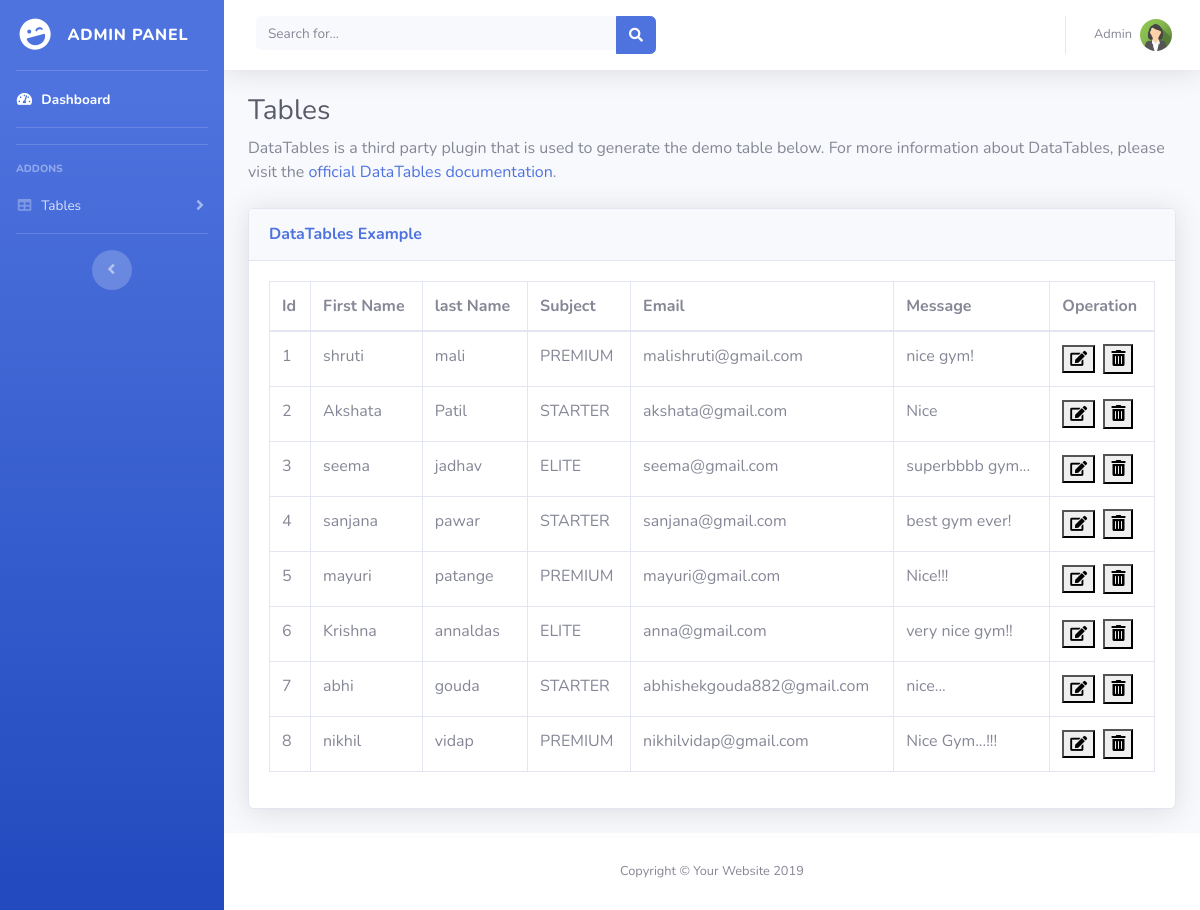
The page /Admin_Panel/con_dis.php on the database as committed earlier.
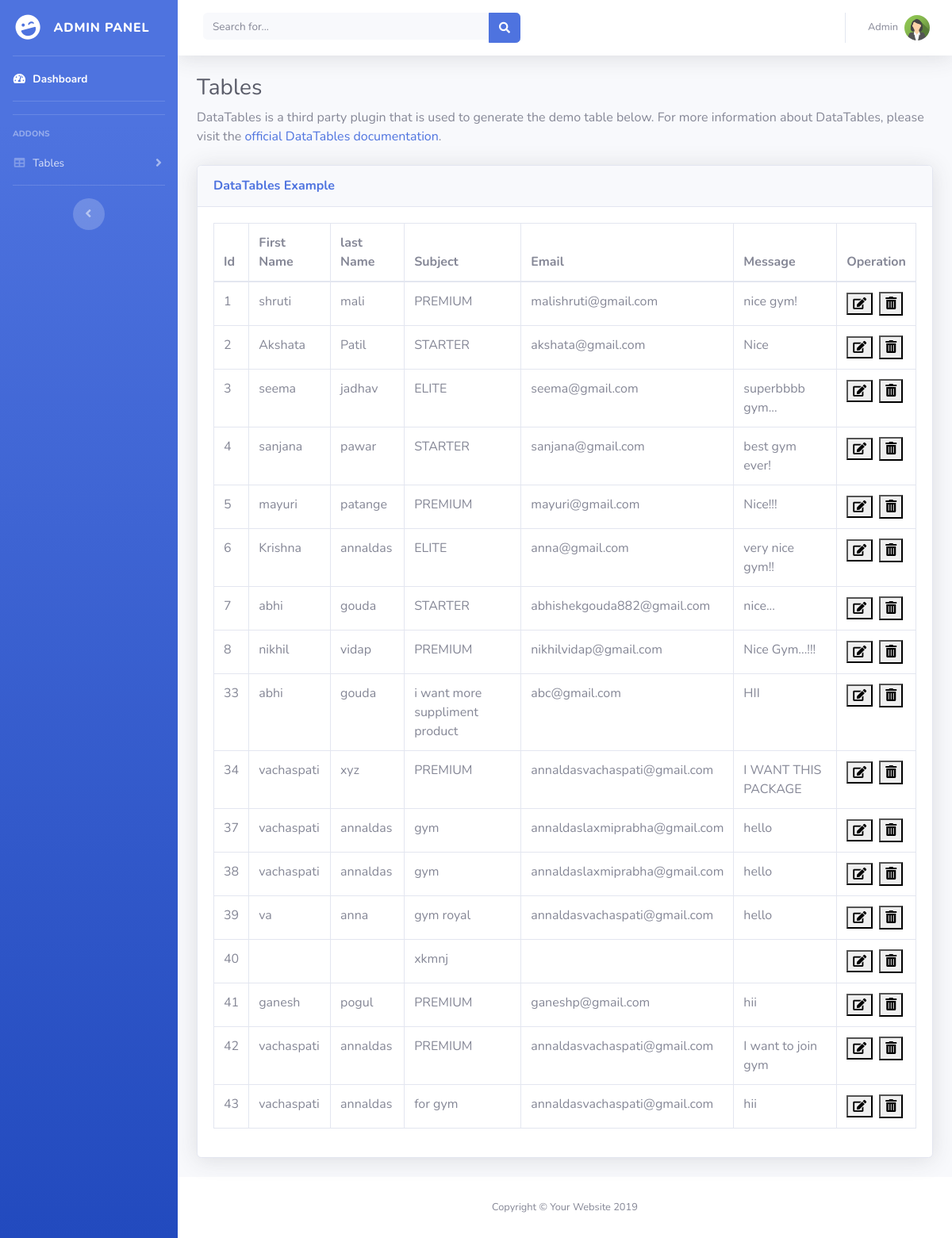
The same page on the database as committed later.
### tables this page shows
CREATE TABLE `contact` (
  `id` int(11) NOT NULL,
  `fname` varchar(20) NOT NULL,
  `lname` varchar(20) NOT NULL,
  `sub` varchar(100) NOT NULL,
  `email` varchar(150) NOT NULL,
  `msg` varchar(500) NOT NULL
);

### Admin_Panel/con_dis.php (the view, shortened to what this page needs)
<!DOCTYPE html>
<html lang="en">
<head>
  <link href="vendor/fontawesome-free/css/all.min.css" rel="stylesheet" type="text/css">
  <link href="css/sb-admin-2.min.css" rel="stylesheet">
  <link href="vendor/datatables/dataTables.bootstrap4.min.css" rel="stylesheet">
</head>
<body id="page-top">
<?php include("header.php");
?>
        <div class="container-fluid">
          <h1 class="h3 mb-2 text-gray-800">Tables</h1>
          <p class="mb-4">DataTables is a third party plugin that is used to generate the demo table below. For more information about DataTables, please visit the <a target="_blank" href="https://datatables.net">official DataTables documentation</a>.</p>
         <?php $con=mysqli_connect("localhost","root","");
            mysqli_select_db($con,"gym");
              $s="select * from contact";
              $res=mysqli_query($con,$s);
        echo " <div class='card shadow mb-4'> ";
        echo "    <div class='card-header py-3'> ";
        echo "     <h6 class='m-0 font-weight-bold text-primary'>DataTables Example</h6> ";
        echo " </div> ";
        echo "   <div class='card-body'> ";
        echo " <div class='table-responsive'> ";
        echo  " <table class='table table-bordered' id='dataTable' width='100%' cellspacing='0'> ";
        echo   " <thead>
                    <tr>
                        <th>Id</th>
                        <th>First Name</th>
                        <th>last Name</th>
                        <th>Subject</th>
                        <th>Email</th>
                        <th>Message</th>
                        <th>Operation</th>
                    </tr>
                  </thead>";
                echo "<tbody>";
                  while($r=mysqli_fetch_row($res))
                  {
                    echo"<tr>";
                    echo "<td>".$r[0]."</td>";
                    echo "<td>".$r[1]."</td>";
                    echo "<td>".$r[2]."</td>";
                    echo "<td>".$r[3]."</td>";
                    echo "<td>".$r[4]."</td>";
                    echo "<td>".$r[5]."</td>";
                    echo "<td><a href='con_upd.php?id=$r[0]'><button style='font-size:15px'><i class='fa fa-edit'></i></button></a>&nbsp
                    <a href='con_del.php?id=$r[0]'><button><i class='fas fa-trash-alt'></i></button></a>
                    </td>";
                    echo"</tr>";
                  }
                echo  "</tbody>";
                echo "</table>";
        ?>
              </div>
            </div>
          </div>
        </div>
      </div>
    <?php
      include("footer.php");
    ?>
</body>
</html>

Rows that differ between the two databases and show on the page:
added contact: id "33", fname "abhi", lname "gouda", sub "i want more suppliment product", email "abc@gmail.com", msg "HII"
added contact: id "34", fname "vachaspati", lname "xyz", sub "PREMIUM", email "annaldasvachaspati@gmail.com", msg "I WANT THIS PACKAGE"
added contact: id "37", fname "vachaspati", lname "annaldas", sub "gym", email "annaldaslaxmiprabha@gmail.com", msg "hello"
added contact: id "38", fname "vachaspati", lname "annaldas", sub "gym", email "annaldaslaxmiprabha@gmail.com", msg "hello"
added contact: id "39", fname "va", lname "anna", sub "gym royal", email "annaldasvachaspati@gmail.com", msg "hello"
added contact: id "40", sub "xkmnj"
added contact: id "41", fname "ganesh", lname "pogul", sub "PREMIUM", email "ganeshp@gmail.com", msg "hii"
added contact: id "42", fname "vachaspati", lname "annaldas", sub "PREMIUM", email "annaldasvachaspati@gmail.com", msg "I want to join gym"
added contact: id "43", fname "vachaspati", lname "annaldas", sub "for gym", email "annaldasvachaspati@gmail.com", msg "hii"
